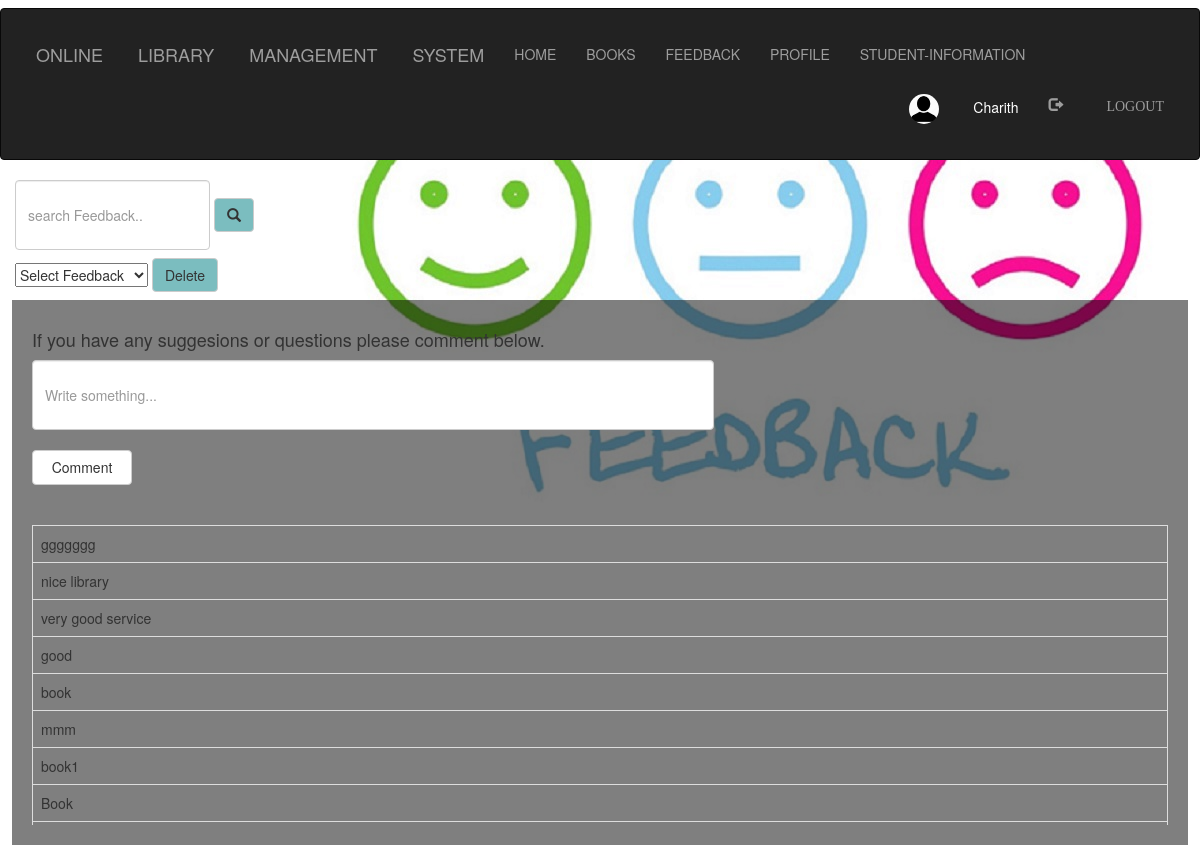
Page /Admin_/feedback.php (signed in) on the committed database.
### tables this page shows
CREATE TABLE `comments` (
  `id` int(50) NOT NULL,
  `comment` varchar(500) NOT NULL
);

### Admin_/feedback.php (the view, shortened to what this page needs)
<?php
  include "navbar.php";
  include "connection.php";
?>
<!DOCTYPE html>
<html>
<head>
    <link rel="stylesheet" href="https://maxcdn.bootstrapcdn.com/bootstrap/3.3.7/css/bootstrap.min.css">
</head>
<body>
<div class="srch">
    <form class="navbar-form" method="post" name="form1">
        <input class="form-control" type="text" name="search" placeholder="search Feedback.." required="">
        <button style="background-color: #6db6b9e6;" type="submit" name="submit2" class="btn btn-default">
            <span class="glyphicon glyphicon-search"></span>
        </button>
    </form>
    <form class="navbar-form" method="post" name="form1">
        <select name="bid" required>
            <option value="">Select Feedback</option>
        </select>
        <button style="background-color: #6db6b9e6;" type="submit" name="submit1" class="btn btn-default">Delete
        </button>
    </form>
</div>
	<div style="background-color: rgb(0, 0, 0,0.5);padding: 20px 20px;width: 98%;margin-left: 1%;">
		<h4>If you have any suggesions or questions please comment below.</h4>
		<form style="" action="" method="post">
			<input class="form-control" type="text" name="comment" placeholder="Write something..."><br>
			<input class="btn btn-default" type="submit" name="submit" value="Comment" style="width: 100px; height: 35px;">
		</form>
<br><br>
	<div class="scroll">
		<?php
			if(isset($_POST['submit']))
			{
				$sql="INSERT INTO `comments` VALUES('','$_POST[comment]');";
				if(mysqli_query($db,$sql))
				{
					$q="SELECT * FROM `comments` ORDER BY `comments`.`id` DESC";
					$res=mysqli_query($db,$q);
				echo "<table class='table table-bordered'>";
					while ($row=mysqli_fetch_assoc($res))
					{
						echo "<tr>";
							echo "<td>"; echo $row['comment']; echo "</td>";
						echo "</tr>";
					}
				echo "</table>";
				}
            }else
			{
				$q="SELECT * FROM `comments` ORDER BY `comments`.`id` DESC";
					$res=mysqli_query($db,$q);
				echo "<table class='table table-bordered'>";
					while ($row=mysqli_fetch_assoc($res))
					{
						echo "<tr>";
							echo "<td>"; echo $row['comment']; echo "</td>";
						echo "</tr>";
					}
				echo "</table>";
			}
		?>
	</div>
	</div>
</body>
</html>

### Admin_/style.css (style rules this page uses)
html, body, div, span, object, iframe, h1, h2, h3, h4, h5, h6, p, blockquote, pre, abbr, address, cite, code, del, dfn, em, img, ins, kbd, q, samp, small, strong, sub, sup, var, b, i, dl, dt, dd, ol, ul, li, fieldset, form, label, legend, table, caption, tbody, tfoot, thead, tr, th, td, article, aside, canvas, details, figcaption, figure, footer, header, hgroup, menu, nav, section, summary, time, mark, audio, video { margin:0; padding:0; border:0; outline:0; font-size:100%; vertical-align:baseline; background:transparent; }
body { line-height:1; }
table { border-collapse:collapse; border-spacing:0; }
input, select { vertical-align:middle; }
input { height: 25px; width: 300px; }

### Admin_/feedback.php (style rules this page uses)
body { background-image: url("images/fd.jpg"); background-repeat: no-repeat; }
.form-control { height: 70px; width: 60%; }
.scroll { width: 100%; height: 300px; overflow: auto; }

### rows in the picture
comments: comment "ggggggg"
comments: comment "nice library"
comments: comment "very good service"
comments: comment "good"
comments: comment "book"
comments: comment "mmm"
comments: comment "book1"
comments: comment "Book"

### other values in the picture
$_SESSION['login_user'] "Charith"
